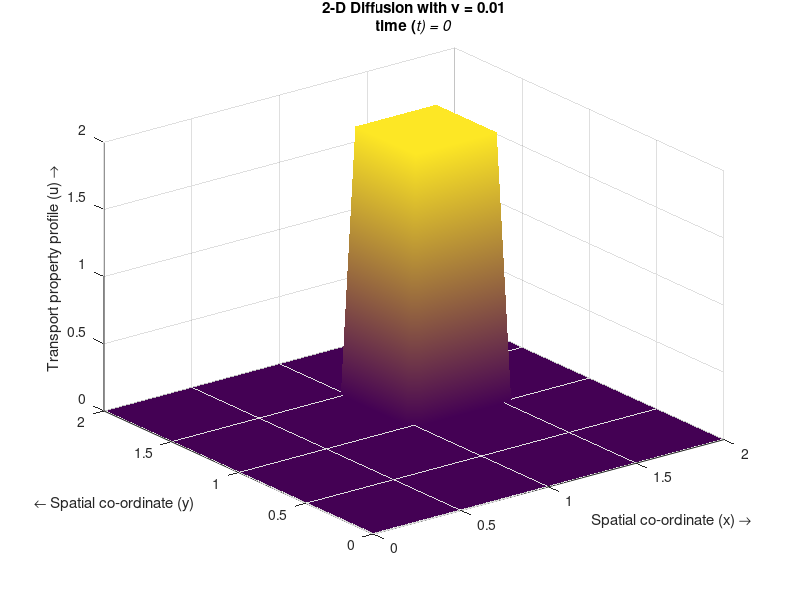

Source code (MATLAB): (Note: this script raises an error after producing the figure.)
%%
%Specifying parameters
nx=40;                           %Number of steps in space(x)
ny=50;                           %Number of steps in space(y)       
nt=200;                           %Number of time steps 
dt=0.01;                         %Width of each time step
dx=2/(nx-1);                     %Width of space step(x)
dy=2/(ny-1);                     %Width of space step(y)
x=0:dx:2;                        %Range of x(0,2) and specifying the grid points
y=0:dy:2;                        %Range of y(0,2) and specifying the grid points
u=zeros(nx,ny);                  %Preallocating u
un=zeros(nx,ny);                 %Preallocating un
vis=0.01;                         %Diffusion coefficient/viscocity
UW=0;                            %x=0 Dirichlet B.C 
UE=0;                            %x=L Dirichlet B.C 
US=0;                            %y=0 Dirichlet B.C 
UN=0;                            %y=L Dirichlet B.C 
UnW=0;                           %x=0 Neumann B.C (du/dn=UnW)
UnE=0;                           %x=L Neumann B.C (du/dn=UnE)
UnS=0;                           %y=0 Neumann B.C (du/dn=UnS)
UnN=0;                           %y=L Neumann B.C (du/dn=UnN)
%%
%Initial Conditions
for i=1:nx
    for j=1:ny
        if ((1<=y(j))&&(y(j)<=1.5)&&(1<=x(i))&&(x(i)<=1.5))
            u(i,j)=2;
        else
            u(i,j)=0;
        end
    end
end
%%
%B.C vector
bc=zeros(nx-2,ny-2);
bc(1,:)=UW/dx^2; bc(nx-2,:)=UE/dx^2;  %Dirichlet B.Cs
bc(:,1)=US/dy^2; bc(:,ny-2)=UN/dy^2;  %Dirichlet B.Cs
%bc(1,:)=-UnW/dx; bc(nx-2,:)=UnE/dx;  %Neumann B.Cs
%bc(:,1)=-UnS/dy; bc(:,nx-2)=UnN/dy;  %Neumann B.Cs

%B.Cs at the corners:
bc(1,1)=UW/dx^2+US/dy^2; bc(nx-2,1)=UE/dx^2+US/dy^2;
bc(1,ny-2)=UW/dx^2+UN/dy^2; bc(nx-2,ny-2)=UE/dx^2+UN/dy^2;
bc=vis*dt*bc;

%%
%Calculating the coefficient matrix for the implicit scheme
Ex=sparse(2:nx-2,1:nx-3,1,nx-2,nx-2);
Ax=Ex+Ex'-2*speye(nx-2);        %Dirichlet B.Cs
%Ax(1,1)=-1; Ax(nx-2,nx-2)=-1;  %Neumann B.Cs
Ey=sparse(2:ny-2,1:ny-3,1,ny-2,ny-2);
Ay=Ey+Ey'-2*speye(ny-2);        %Dirichlet B.Cs
%Ay(1,1)=-1; Ay(ny-2,ny-2)=-1;  %Neumann B.Cs
A=kron(Ay/dy^2,speye(nx-2))+kron(speye(ny-2),Ax/dx^2);
D=speye((nx-2)*(ny-2))-vis*dt*A;

%%
%Calculating the field variable for each time step
i=2:nx-1;
j=2:ny-1;
for it=0:nt
    un=u;
    h=surf(x,y,u','EdgeColor','none');       %plotting the field variable
    shading interp
    axis ([0 2 0 2 0 2])
    title({['2-D Diffusion with {\nu} = ',num2str(vis)];['time (\itt) = ',num2str(it*dt)]})
    xlabel('Spatial co-ordinate (x) \rightarrow')
    ylabel('{\leftarrow} Spatial co-ordinate (y)')
    zlabel('Transport property profile (u) \rightarrow')
    drawnow; 
    refreshdata(h)
    %Uncomment as necessary
    %Implicit method:
    U=un;U(1,:)=[];U(end,:)=[];U(:,1)=[];U(:,end)=[];
    U=reshape(U+bc,[],1);
    U=D\U;
    U=reshape(U,nx-2,ny-2);
    u(2:nx-1,2:ny-1)=U;
    %Boundary conditions
    %Dirichlet:
    u(1,:)=UW;
    u(nx,:)=UE;
    u(:,1)=US;
    u(:,ny)=UN;
    %Neumann:
    %u(1,:)=u(2,:)-UnW*dx;
    %u(nx,:)=u(nx-1,:)+UnE*dx;
    %u(:,1)=u(:,2)-UnS*dy;
    %u(:,ny)=u(:,ny-1)+UnN*dy;
    %}
    %Explicit method:
    
    u(i,j)=un(i,j)+(vis*dt*(un(i+1,j)-2*un(i,j)+un(i-1,j))/(dx*dx))+(vis*dt*(un(i,j+1)-2*un(i,j)+un(i,j-1))/(dy*dy));
    %Boundary conditions
    %Dirichlet:
    u(1,:)=UW;
    u(nx,:)=UE;
    u(:,1)=US;
    u(:,ny)=UN;
    %Neumann:
    %u(1,:)=u(2,:)-UnW*dx;
    %u(nx,:)=u(nx-1,:)+UnE*dx;
    %u(:,1)=u(:,2)-UnS*dy;
    %u(:,ny)=u(:,ny-1)+UnN*dy;
    %}
end